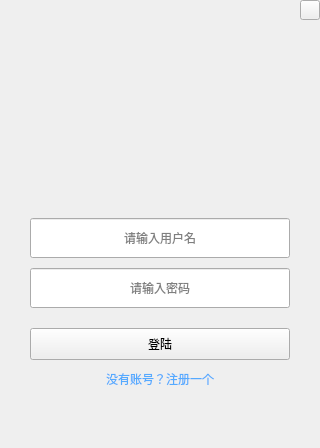
<?xml version="1.0" encoding="UTF-8"?>
<ui version="4.0">
 <class>Login</class>
 <widget class="QWidget" name="Login">
  <property name="geometry">
   <rect>
    <x>0</x>
    <y>0</y>
    <width>320</width>
    <height>448</height>
   </rect>
  </property>
  <property name="windowTitle">
   <string>Form</string>
  </property>
  <layout class="QGridLayout" name="gridLayout">
   <property name="leftMargin">
    <number>0</number>
   </property>
   <property name="topMargin">
    <number>0</number>
   </property>
   <property name="rightMargin">
    <number>0</number>
   </property>
   <property name="bottomMargin">
    <number>0</number>
   </property>
   <property name="spacing">
    <number>0</number>
   </property>
   <item row="0" column="0">
    <widget class="QStackedWidget" name="stackedWidget">
     <property name="currentIndex">
      <number>0</number>
     </property>
     <widget class="QWidget" name="page">
      <layout class="QVBoxLayout" name="verticalLayout">
       <property name="spacing">
        <number>0</number>
       </property>
       <property name="leftMargin">
        <number>0</number>
       </property>
       <property name="topMargin">
        <number>0</number>
       </property>
       <property name="rightMargin">
        <number>0</number>
       </property>
       <property name="bottomMargin">
        <number>0</number>
       </property>
       <item>
        <layout class="QHBoxLayout" name="horizontalLayout">
         <item>
          <spacer name="horizontalSpacer_5">
           <property name="orientation">
            <enum>Qt::Horizontal</enum>
           </property>
           <property name="sizeHint" stdset="0">
            <size>
             <width>40</width>
             <height>20</height>
            </size>
           </property>
          </spacer>
         </item>
         <item>
          <widget class="QPushButton" name="close_pb">
           <property name="minimumSize">
            <size>
             <width>20</width>
             <height>20</height>
            </size>
           </property>
           <property name="maximumSize">
            <size>
             <width>20</width>
             <height>20</height>
            </size>
           </property>
           <property name="text">
            <string/>
           </property>
          </widget>
         </item>
        </layout>
       </item>
       <item>
        <layout class="QGridLayout" name="gridLayout_2">
         <item row="1" column="4">
          <spacer name="horizontalSpacer_2">
           <property name="orientation">
            <enum>Qt::Horizontal</enum>
           </property>
           <property name="sizeType">
            <enum>QSizePolicy::Maximum</enum>
           </property>
           <property name="sizeHint" stdset="0">
            <size>
             <width>30</width>
             <height>20</height>
            </size>
           </property>
          </spacer>
         </item>
         <item row="8" column="1" colspan="3">
          <widget class="QPushButton" name="login_pb">
           <property name="minimumSize">
            <size>
             <width>0</width>
             <height>32</height>
            </size>
           </property>
           <property name="maximumSize">
            <size>
             <width>16777215</width>
             <height>32</height>
            </size>
           </property>
           <property name="text">
            <string>登陆</string>
           </property>
          </widget>
         </item>
         <item row="10" column="2">
          <spacer name="verticalSpacer_4">
           <property name="orientation">
            <enum>Qt::Vertical</enum>
           </property>
           <property name="sizeType">
            <enum>QSizePolicy::Fixed</enum>
           </property>
           <property name="sizeHint" stdset="0">
            <size>
             <width>20</width>
             <height>10</height>
            </size>
           </property>
          </spacer>
         </item>
         <item row="11" column="2">
          <widget class="QLabel" name="gotoRegister_lb">
           <property name="text">
            <string>&lt;html&gt;&lt;head/&gt;&lt;body&gt;&lt;p&gt;&lt;span style=&quot; color:#55aaff;&quot;&gt;没有账号？注册一个&lt;/span&gt;&lt;/p&gt;&lt;/body&gt;&lt;/html&gt;</string>
           </property>
           <property name="alignment">
            <set>Qt::AlignCenter</set>
           </property>
          </widget>
         </item>
         <item row="4" column="2">
          <spacer name="verticalSpacer_2">
           <property name="orientation">
            <enum>Qt::Vertical</enum>
           </property>
           <property name="sizeType">
            <enum>QSizePolicy::Fixed</enum>
           </property>
           <property name="sizeHint" stdset="0">
            <size>
             <width>20</width>
             <height>10</height>
            </size>
           </property>
          </spacer>
         </item>
         <item row="6" column="1" colspan="3">
          <widget class="QLineEdit" name="pwd_le">
           <property name="minimumSize">
            <size>
             <width>0</width>
             <height>40</height>
            </size>
           </property>
           <property name="maximumSize">
            <size>
             <width>16777215</width>
             <height>40</height>
            </size>
           </property>
           <property name="echoMode">
            <enum>QLineEdit::Password</enum>
           </property>
           <property name="alignment">
            <set>Qt::AlignCenter</set>
           </property>
           <property name="placeholderText">
            <string>请输入密码</string>
           </property>
          </widget>
         </item>
         <item row="1" column="1">
          <spacer name="horizontalSpacer_3">
           <property name="orientation">
            <enum>Qt::Horizontal</enum>
           </property>
           <property name="sizeHint" stdset="0">
            <size>
             <width>50</width>
             <height>20</height>
            </size>
           </property>
          </spacer>
         </item>
         <item row="2" column="2">
          <spacer name="verticalSpacer">
           <property name="orientation">
            <enum>Qt::Vertical</enum>
           </property>
           <property name="sizeType">
            <enum>QSizePolicy::Fixed</enum>
           </property>
           <property name="sizeHint" stdset="0">
            <size>
             <width>20</width>
             <height>20</height>
            </size>
           </property>
          </spacer>
         </item>
         <item row="1" column="0">
          <spacer name="horizontalSpacer">
           <property name="orientation">
            <enum>Qt::Horizontal</enum>
           </property>
           <property name="sizeType">
            <enum>QSizePolicy::Maximum</enum>
           </property>
           <property name="sizeHint" stdset="0">
            <size>
             <width>30</width>
             <height>20</height>
            </size>
           </property>
          </spacer>
         </item>
         <item row="7" column="2">
          <spacer name="verticalSpacer_3">
           <property name="orientation">
            <enum>Qt::Vertical</enum>
           </property>
           <property name="sizeType">
            <enum>QSizePolicy::Fixed</enum>
           </property>
           <property name="sizeHint" stdset="0">
            <size>
             <width>20</width>
             <height>20</height>
            </size>
           </property>
          </spacer>
         </item>
         <item row="12" column="2">
          <spacer name="verticalSpacer_5">
           <property name="orientation">
            <enum>Qt::Vertical</enum>
           </property>
           <property name="sizeType">
            <enum>QSizePolicy::Fixed</enum>
           </property>
           <property name="sizeHint" stdset="0">
            <size>
             <width>20</width>
             <height>60</height>
            </size>
           </property>
          </spacer>
         </item>
         <item row="0" column="2">
          <spacer name="verticalSpacer_6">
           <property name="orientation">
            <enum>Qt::Vertical</enum>
           </property>
           <property name="sizeType">
            <enum>QSizePolicy::Fixed</enum>
           </property>
           <property name="sizeHint" stdset="0">
            <size>
             <width>20</width>
             <height>10</height>
            </size>
           </property>
          </spacer>
         </item>
         <item row="3" column="1" colspan="3">
          <widget class="QLineEdit" name="name_le">
           <property name="minimumSize">
            <size>
             <width>0</width>
             <height>40</height>
            </size>
           </property>
           <property name="maximumSize">
            <size>
             <width>16777215</width>
             <height>40</height>
            </size>
           </property>
           <property name="alignment">
            <set>Qt::AlignCenter</set>
           </property>
           <property name="placeholderText">
            <string>请输入用户名</string>
           </property>
          </widget>
         </item>
         <item row="1" column="3">
          <spacer name="horizontalSpacer_4">
           <property name="orientation">
            <enum>Qt::Horizontal</enum>
           </property>
           <property name="sizeHint" stdset="0">
            <size>
             <width>50</width>
             <height>20</height>
            </size>
           </property>
          </spacer>
         </item>
         <item row="1" column="2">
          <widget class="QLabel" name="label">
           <property name="sizePolicy">
            <sizepolicy hsizetype="Preferred" vsizetype="Preferred">
             <horstretch>75</horstretch>
             <verstretch>75</verstretch>
            </sizepolicy>
           </property>
           <property name="minimumSize">
            <size>
             <width>75</width>
             <height>75</height>
            </size>
           </property>
           <property name="font">
            <font>
             <pointsize>24</pointsize>
             <italic>true</italic>
             <bold>true</bold>
            </font>
           </property>
           <property name="text">
            <string/>
           </property>
           <property name="alignment">
            <set>Qt::AlignCenter</set>
           </property>
          </widget>
         </item>
        </layout>
       </item>
      </layout>
     </widget>
     <widget class="QWidget" name="page_2">
      <layout class="QVBoxLayout" name="verticalLayout_2">
       <property name="spacing">
        <number>0</number>
       </property>
       <property name="leftMargin">
        <number>0</number>
       </property>
       <property name="topMargin">
        <number>0</number>
       </property>
       <property name="rightMargin">
        <number>0</number>
       </property>
       <property name="bottomMargin">
        <number>0</number>
       </property>
       <item>
        <layout class="QHBoxLayout" name="horizontalLayout_2">
         <item>
          <spacer name="horizontalSpacer_10">
           <property name="orientation">
            <enum>Qt::Horizontal</enum>
           </property>
           <property name="sizeHint" stdset="0">
            <size>
             <width>40</width>
             <height>20</height>
            </size>
           </property>
          </spacer>
         </item>
         <item>
          <widget class="QPushButton" name="close_pb_2">
           <property name="minimumSize">
            <size>
             <width>20</width>
             <height>20</height>
            </size>
           </property>
           <property name="maximumSize">
            <size>
             <width>20</width>
             <height>20</height>
            </size>
           </property>
           <property name="text">
            <string/>
           </property>
          </widget>
         </item>
        </layout>
       </item>
       <item>
        <layout class="QGridLayout" name="gridLayout_3">
         <item row="3" column="1" colspan="3">
          <widget class="QLineEdit" name="pwd_le_2">
           <property name="minimumSize">
            <size>
             <width>0</width>
             <height>40</height>
            </size>
           </property>
           <property name="echoMode">
            <enum>QLineEdit::Password</enum>
           </property>
           <property name="alignment">
            <set>Qt::AlignCenter</set>
           </property>
           <property name="placeholderText">
            <string>请输入密码</string>
           </property>
          </widget>
         </item>
         <item row="2" column="2">
          <spacer name="verticalSpacer_7">
           <property name="orientation">
            <enum>Qt::Vertical</enum>
           </property>
           <property name="sizeHint" stdset="0">
            <size>
             <width>20</width>
             <height>30</height>
            </size>
           </property>
          </spacer>
         </item>
         <item row="0" column="1">
          <spacer name="horizontalSpacer_8">
           <property name="orientation">
            <enum>Qt::Horizontal</enum>
           </property>
           <property name="sizeType">
            <enum>QSizePolicy::Fixed</enum>
           </property>
           <property name="sizeHint" stdset="0">
            <size>
             <width>65</width>
             <height>20</height>
            </size>
           </property>
          </spacer>
         </item>
         <item row="0" column="2">
          <widget class="QLabel" name="label_3">
           <property name="sizePolicy">
            <sizepolicy hsizetype="Preferred" vsizetype="Preferred">
             <horstretch>75</horstretch>
             <verstretch>75</verstretch>
            </sizepolicy>
           </property>
           <property name="minimumSize">
            <size>
             <width>75</width>
             <height>75</height>
            </size>
           </property>
           <property name="maximumSize">
            <size>
             <width>16777215</width>
             <height>16777215</height>
            </size>
           </property>
           <property name="text">
            <string>TextLabel</string>
           </property>
           <property name="alignment">
            <set>Qt::AlignCenter</set>
           </property>
          </widget>
         </item>
         <item row="8" column="2">
          <spacer name="verticalSpacer_10">
           <property name="orientation">
            <enum>Qt::Vertical</enum>
           </property>
           <property name="sizeHint" stdset="0">
            <size>
             <width>20</width>
             <height>30</height>
            </size>
           </property>
          </spacer>
         </item>
         <item row="7" column="1" colspan="3">
          <widget class="QLineEdit" name="email_le">
           <property name="minimumSize">
            <size>
             <width>0</width>
             <height>40</height>
            </size>
           </property>
           <property name="alignment">
            <set>Qt::AlignCenter</set>
           </property>
           <property name="placeholderText">
            <string>请输入邮箱</string>
           </property>
          </widget>
         </item>
         <item row="0" column="0">
          <spacer name="horizontalSpacer_6">
           <property name="orientation">
            <enum>Qt::Horizontal</enum>
           </property>
           <property name="sizeType">
            <enum>QSizePolicy::Fixed</enum>
           </property>
           <property name="sizeHint" stdset="0">
            <size>
             <width>40</width>
             <height>20</height>
            </size>
           </property>
          </spacer>
         </item>
         <item row="12" column="2">
          <spacer name="verticalSpacer_11">
           <property name="orientation">
            <enum>Qt::Vertical</enum>
           </property>
           <property name="sizeHint" stdset="0">
            <size>
             <width>20</width>
             <height>40</height>
            </size>
           </property>
          </spacer>
         </item>
         <item row="0" column="4">
          <spacer name="horizontalSpacer_7">
           <property name="orientation">
            <enum>Qt::Horizontal</enum>
           </property>
           <property name="sizeType">
            <enum>QSizePolicy::Fixed</enum>
           </property>
           <property name="sizeHint" stdset="0">
            <size>
             <width>40</width>
             <height>20</height>
            </size>
           </property>
          </spacer>
         </item>
         <item row="4" column="2">
          <spacer name="verticalSpacer_8">
           <property name="orientation">
            <enum>Qt::Vertical</enum>
           </property>
           <property name="sizeHint" stdset="0">
            <size>
             <width>20</width>
             <height>30</height>
            </size>
           </property>
          </spacer>
         </item>
         <item row="0" column="3">
          <spacer name="horizontalSpacer_9">
           <property name="orientation">
            <enum>Qt::Horizontal</enum>
           </property>
           <property name="sizeType">
            <enum>QSizePolicy::Fixed</enum>
           </property>
           <property name="sizeHint" stdset="0">
            <size>
             <width>65</width>
             <height>20</height>
            </size>
           </property>
          </spacer>
         </item>
         <item row="5" column="1" colspan="3">
          <widget class="QLineEdit" name="pwd_le_3">
           <property name="minimumSize">
            <size>
             <width>0</width>
             <height>40</height>
            </size>
           </property>
           <property name="echoMode">
            <enum>QLineEdit::Password</enum>
           </property>
           <property name="alignment">
            <set>Qt::AlignCenter</set>
           </property>
           <property name="placeholderText">
            <string> 再次输入确认密码</string>
           </property>
          </widget>
         </item>
         <item row="9" column="1" colspan="3">
          <widget class="QPushButton" name="register_pb">
           <property name="minimumSize">
            <size>
             <width>0</width>
             <height>40</height>
            </size>
           </property>
           <property name="text">
            <string>注册</string>
           </property>
          </widget>
         </item>
         <item row="1" column="1" colspan="3">
          <widget class="QLineEdit" name="name_le_2">
           <property name="sizePolicy">
            <sizepolicy hsizetype="Expanding" vsizetype="Fixed">
             <horstretch>0</horstretch>
             <verstretch>0</verstretch>
            </sizepolicy>
           </property>
           <property name="minimumSize">
            <size>
             <width>0</width>
             <height>40</height>
            </size>
           </property>
           <property name="alignment">
            <set>Qt::AlignCenter</set>
           </property>
           <property name="placeholderText">
            <string>请输入用户名</string>
           </property>
          </widget>
         </item>
         <item row="6" column="2">
          <spacer name="verticalSpacer_9">
           <property name="orientation">
            <enum>Qt::Vertical</enum>
           </property>
           <property name="sizeHint" stdset="0">
            <size>
             <width>20</width>
             <height>30</height>
            </size>
           </property>
          </spacer>
         </item>
         <item row="10" column="2">
          <spacer name="verticalSpacer_12">
           <property name="orientation">
            <enum>Qt::Vertical</enum>
           </property>
           <property name="sizeHint" stdset="0">
            <size>
             <width>20</width>
             <height>20</height>
            </size>
           </property>
          </spacer>
         </item>
         <item row="11" column="1" colspan="3">
          <widget class="QLabel" name="gotoLogin_lb">
           <property name="text">
            <string>&lt;html&gt;&lt;head/&gt;&lt;body&gt;&lt;p&gt;&lt;span style=&quot; color:#55aaff;&quot;&gt;已有账号？转到登录&lt;/span&gt;&lt;/p&gt;&lt;/body&gt;&lt;/html&gt;</string>
           </property>
           <property name="alignment">
            <set>Qt::AlignCenter</set>
           </property>
          </widget>
         </item>
        </layout>
       </item>
      </layout>
     </widget>
    </widget>
   </item>
  </layout>
 </widget>
 <resources/>
 <connections/>
</ui>
